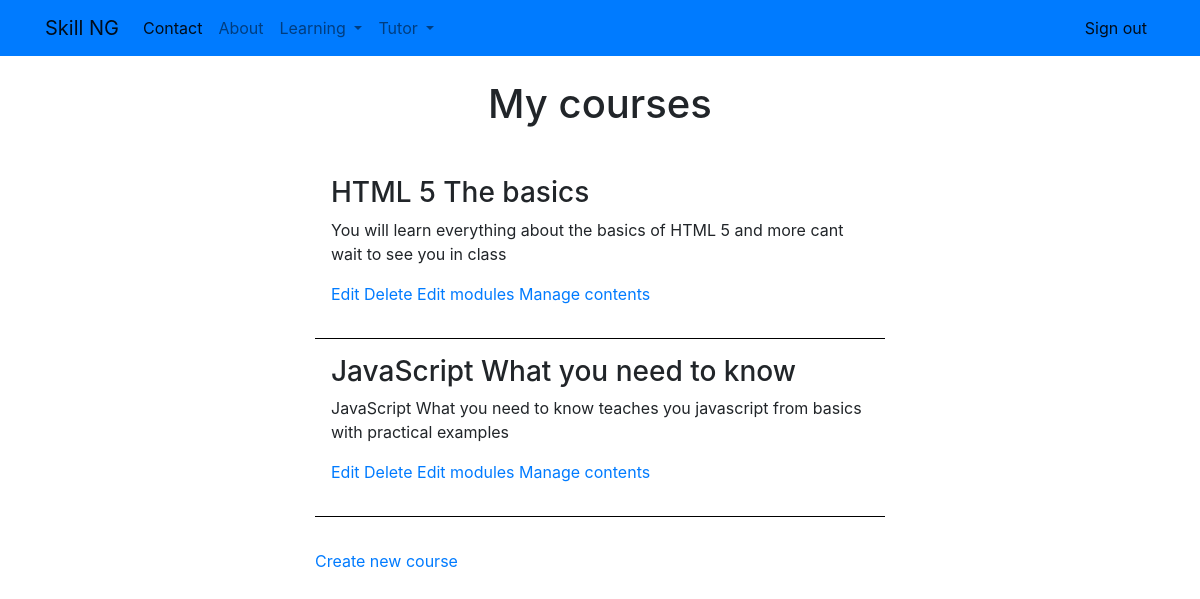
The page /course/mine/ (signed in) on the database its author committed.
### courses/models.py (models this page shows, shortened)
class Course(models.Model):
    owner= models.ForeignKey(User, on_delete=models.CASCADE)
    subject=models.ForeignKey(Subject, on_delete=models.CASCADE, related_name='courses')
    title=models.CharField(max_length=200)
    slug=models.SlugField(max_length=200, unique=True)
    overview= models.TextField()
    created= models.DateTimeField(auto_now_add=True)
    students = models.ManyToManyField(User, related_name='courses_joined', blank=True)
    class Meta:
        ordering=['-created']

### courses/views.py (the view)
# urls.py: path('mine/', views.ManageCourseListView.as_view(), name='manage_course_list'),
class ManageCourseListView(OwnerCourseMixin, ListView):
    template_name = 'manage/course/list.html'
    permission_required = 'courses.view_course'

### courses/views.py (called while the page is built)
    def get_queryset(self):
        qs = super().get_queryset()
        return qs.filter(owner=self.request.user)

### courses/templates/manage/course/list.html (shortened to what this page needs)
{% extends "base.html" %}
{%load static%}
{% block content %}
<div class="container offset-3 col-md-6">
    <div class="page-title">
        <h1>My courses</h1>
    </div>
    <div class="module">
        {% for course in object_list %}
            <div class="course-info">
                <h3>{{ course.title }}</h3>
                <p>{{course.overview}}</p>
                <p>
                <a href="{% url 'course_edit' course.id %}">Edit</a>
                <a href="{% url 'course_delete' course.id %}">Delete</a>
                <a href="{% url 'course_module_update' course.id %}">Edit modules</a>
                {% if course.modules.count > 0 %}
                <a href="{% url 'module_content_list' course.modules.first.id %}">Manage contents</a>
                {% endif %}
                </p>
            </div>
        {% empty %}
            <p>You haven't created any courses yet.</p>
        {% endfor %}
        <p class='new-course-prompt'>
        <a href="{% url 'course_create' %}" class="button">Create new course</a>
        </p>
    </div>
</div>
{% endblock %}

### static/css/base.css (style rules this page uses)
.page-title { display: flex; justify-content: center; margin: 1.5em; }
.course-info { padding: 1em; border-bottom: 1px solid black; }
.new-course-prompt { margin-top: 2em; }

### rows shown on the page
Course: title "HTML 5 The basics", overview "You will learn everything about the basics of HTML 5 and more cant wait to see you in class", shows "Manage contents"
Course: title "JavaScript What you need to know", overview "JavaScript What you need to know teaches you javascript from basics with practical examples", shows "Manage contents"
